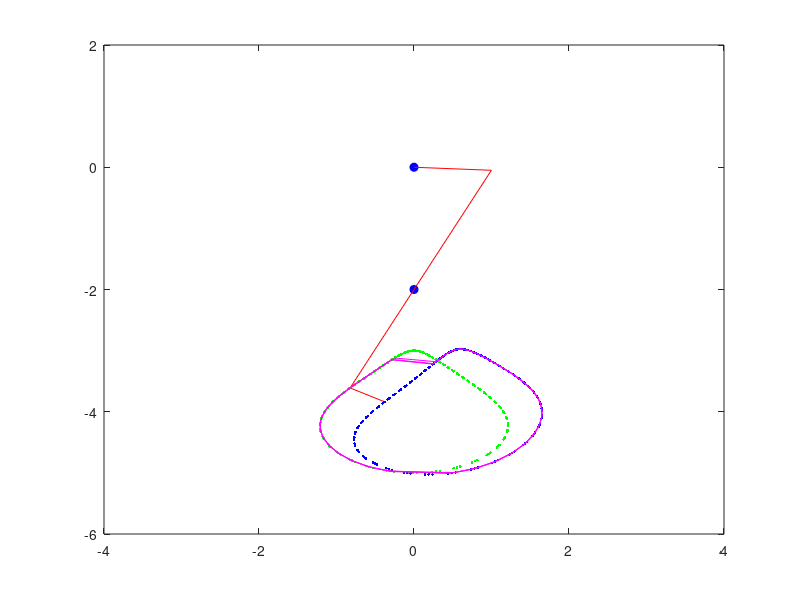

Write the MATLAB code that produced this figure.
degrees=0:0.1:6*pi;
traceXC=zeros(length(degrees));
traceYC=zeros(length(degrees));
traceXB=zeros(length(degrees));
traceYB=zeros(length(degrees));
traceMinX=zeros(length(degrees));
traceMinY=zeros(length(degrees));
count=0;
for theta=degrees
    count=count+1;
    %Location of Motor
    M=[0,0];
    plot(M(1),M(2),'b-o','MarkerFaceColor','b'); hold on;
    %Location of other fixed point
    F=[0,-2];
    plot(F(1),F(2),'b-o','MarkerFaceColor','b'); hold on;
    %Lengths of bars in the linkage (clockwise)
    a=1;
    b=4;
    c=.5;
    %Define the other points based on the line lengths
    A=[a*cos(theta),a*sin(theta)];
    B=((F-A)/norm(F-A))*b+A;
    C=B+[-1*(B(2)-A(2)),B(1)-A(1)]/norm([-1*(B(2)-A(2)),B(1)-A(1)])*c;
    %update trace plots
    traceXC(count)=C(1);
    traceYC(count)=C(2);
    traceXB(count)=B(1);
    traceYB(count)=B(2);
    if abs(C(1))>abs(B(1))
        traceMinX(count)=C(1);
        traceMinY(count)=C(2);
    else
        traceMinX(count)=B(1);
        traceMinY(count)=B(2);
    end
        
    %Plot line MA
    plot([M(1), A(1)], [M(2), A(2)],'r-');hold on;
    %Plot line AB
    plot([A(1), B(1)], [A(2), B(2)],'r-');hold on;
    %Plot line BC
    plot([B(1), C(1)], [B(2), C(2)],'r-');hold on;
    %Plot trace of foot
    plot(traceXB(1:count),traceYB(1:count),'g.');hold on;
    plot(traceXC(1:count),traceYC(1:count),'b.');hold on;
    plot(traceMinX(1:count),traceMinY(1:count),'m-');hold off;
    axis([-4 4 -6 2]);
    pause(0.05);
end